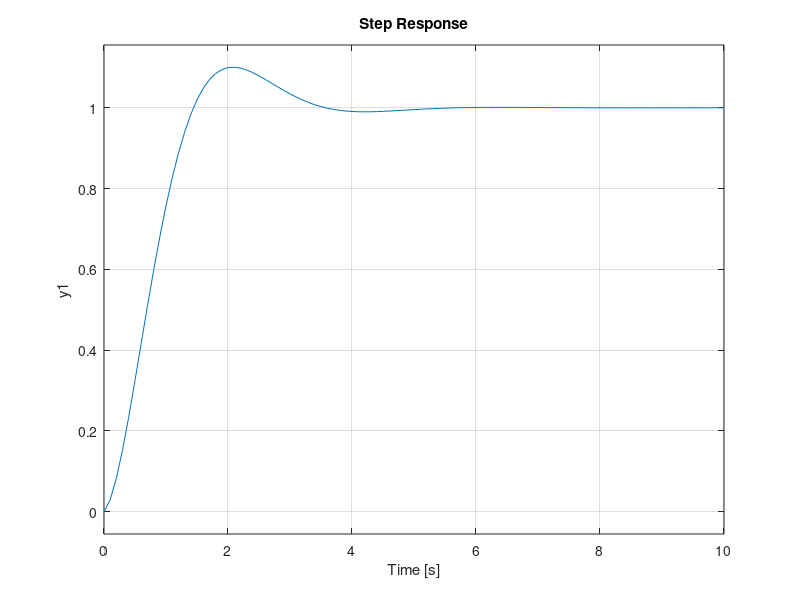

Reproduce this figure in MATLAB.
clear;close all
s=tf('s');
sys=1/(s*s +2*s);
Kp=3.344;
Td=0.0485;
Gc=Kp*(1+Td*s);

step(feedback(Gc*sys,1,-1),10)


% rlocus(sys*Gc)
% 
% syms ezeta
% X_max= 1/exp(ezeta*pi/sqrt(1-ezeta*ezeta));
% temp=eval(solve(X_max==0.1,ezeta));
% ezeta=abs(temp(1));
% sgrid(ezeta,[])
%rltool(sys)